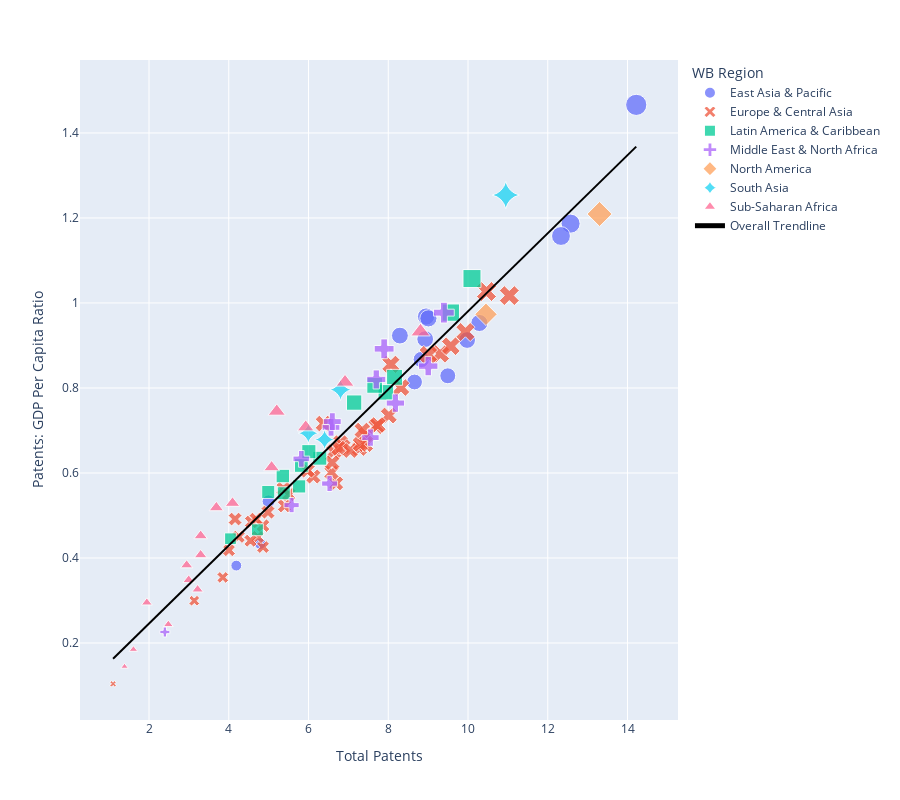

The cell this chart's notebook holds for it:
### Code cell
fig4.show()

### Figure 1 — Plotly figure (JSON) as saved in the notebook; plotly's stock layout.template omitted (floating-point values rounded to 4 significant figures)
{"data": [{"customdata": [["THA"], ["NZL"], ["AUS"], ["MNG"], ["CHN"], ["VNM"], ["PHL"], ["MAC"], ["HKG"], ["JPN"], ["MYS"], ["IDN"], ["KOR"], ["BRN"], ["SGP"]], "hovertemplate": "<b>%{hovertext}</b><br><br>WB Region=East Asia & Pacific<br>Total Patents=%{x}<br>Patents: GDP Per Capita Ratio=%{marker.size}<br>iso3c=%{customdata[0]}<extra></extra>", "hovertext": ["Thailand", "New Zealand", "Australia", "Mongolia", "China", "Vietnam", "Philippines", "Macao SAR, China", "Hong Kong SAR, China", "Japan", "Malaysia", "Indonesia", "Korea, Rep.", "Brunei Darussalam", "Singapore"], "legendgroup": "East Asia & Pacific", "marker": {"color": "#636efa", "opacity": 0.75, "size": [0.9149, 0.8141, 0.9529, 0.5334, 1.466, 0.9681, 0.9232, 0.3821, 0.9128, 1.187, 0.8669, 0.9638, 1.158, 0.4337, 0.8286], "sizemode": "area", "sizeref": 0.006516, "symbol": "circle"}, "mode": "markers", "name": "East Asia & Pacific", "orientation": "v", "showlegend": true, "type": "scatter", "x": [8.926, 8.66, 10.29, 4.997, 14.22, 8.948, 8.292, 4.19, 9.978, 12.57, 8.829, 9.007, 12.33, 4.787, 9.493], "xaxis": "x", "y": [0.9149, 0.8141, 0.9529, 0.5334, 1.466, 0.9681, 0.9232, 0.3821, 0.9128, 1.187, 0.8669, 0.9638, 1.158, 0.4337, 0.8286], "yaxis": "y"}, {"customdata": [["GBR"], ["HUN"], ["RUS"], ["HRV"], ["GRC"], ["GEO"], ["IRL"], ["ISL"], ["KAZ"], ["ITA"], ["PRT"], ["KGZ"], ["POL"], ["LTU"], ["LUX"], ["LVA"], ["MDA"], ["NOR"], ["ROU"], ["FRA"], ["NLD"], ["SMR"], ["UKR"], ["TUR"], ["BGR"], ["CHE"], ["FIN"], ["UZB"], ["BEL"], ["AZE"], ["SWE"], ["CYP"], ["BLR"], ["BIH"], ["DEU"], ["DNK"], ["SVK"], ["AUT"], ["ARM"], ["SRB"], ["ESP"], ["EST"], ["CZE"]], "hovertemplate": "<b>%{hovertext}</b><br><br>WB Region=Europe & Central Asia<br>Total Patents=%{x}<br>Patents: GDP Per Capita Ratio=%{marker.size}<br>iso3c=%{customdata[0]}<extra></extra>", "hovertext": ["United Kingdom", "Hungary", "Russian Federation", "Croatia", "Greece", "Georgia", "Ireland", "Iceland", "Kazakhstan", "Italy", "Portugal", "Kyrgyz Republic", "Poland", "Lithuania", "Luxembourg", "Latvia", "Moldova", "Norway", "Romania", "France", "Netherlands", "San Marino", "Ukraine", "Turkiye", "Bulgaria", "Switzerland", "Finland", "Uzbekistan", "Belgium", "Azerbaijan", "Sweden", "Cyprus", "Belarus", "Bosnia and Herzegovina", "Germany", "Denmark", "Slovak Republic", "Austria", "Armenia", "Serbia", "Spain", "Estonia", "Czechia"], "legendgroup": "Europe & Central Asia", "marker": {"color": "#EF553B", "opacity": 0.75, "size": [0.9316, 0.5917, 1.027, 0.4762, 0.6503, 0.5627, 0.4257, 0.3543, 0.6708, 0.8802, 0.6618, 0.4915, 0.8009, 0.4493, 0.5756, 0.4406, 0.4848, 0.6578, 0.6582, 0.8982, 0.735, 0.6011, 0.8557, 0.8784, 0.5497, 0.667, 0.6901, 0.7164, 0.6529, 0.4915, 0.7099, 0.1039, 0.606, 0.4182, 1.017, 0.6678, 0.5228, 0.7129, 0.4499, 0.5079, 0.7001, 0.2995, 0.6243], "sizemode": "area", "sizeref": 0.006516, "symbol": "x"}, "mode": "markers", "name": "Europe & Central Asia", "orientation": "v", "showlegend": true, "type": "scatter", "x": [9.935, 6.122, 10.46, 4.86, 6.637, 5.371, 4.86, 3.85, 6.802, 9.306, 6.865, 4.159, 8.318, 4.727, 6.695, 4.543, 4.564, 7.275, 6.762, 9.569, 8.014, 6.576, 8.066, 9.007, 5.505, 7.43, 7.43, 6.377, 7.048, 4.682, 7.694, 1.099, 5.976, 4.007, 11.04, 7.298, 5.398, 7.739, 4.248, 4.984, 7.349, 3.135, 6.592], "xaxis": "x", "y": [0.9316, 0.5917, 1.027, 0.4762, 0.6503, 0.5627, 0.4257, 0.3543, 0.6708, 0.8802, 0.6618, 0.4915, 0.8009, 0.4493, 0.5756, 0.4406, 0.4848, 0.6578, 0.6582, 0.8982, 0.735, 0.6011, 0.8557, 0.8784, 0.5497, 0.667, 0.6901, 0.7164, 0.6529, 0.4915, 0.7099, 0.1039, 0.606, 0.4182, 1.017, 0.6678, 0.5228, 0.7129, 0.4499, 0.5079, 0.7001, 0.2995, 0.6243], "yaxis": "y"}, {"customdata": [["PER"], ["PAN"], ["ARG"], ["MEX"], ["CHL"], ["TTO"], ["PRY"], ["COL"], ["CRI"], ["DOM"], ["ECU"], ["GTM"], ["SLV"], ["BRA"], ["JAM"]], "hovertemplate": "<b>%{hovertext}</b><br><br>WB Region=Latin America & Caribbean <br>Total Patents=%{x}<br>Patents: GDP Per Capita Ratio=%{marker.size}<br>iso3c=%{customdata[0]}<extra></extra>", "hovertext": ["Peru", "Panama", "Argentina", "Mexico", "Chile", "Trinidad and Tobago", "Paraguay", "Colombia", "Costa Rica", "Dominican Republic", "Ecuador", "Guatemala", "El Salvador", "Brazil", "Jamaica"], "legendgroup": "Latin America & Caribbean ", "marker": {"color": "#00cc96", "opacity": 0.75, "size": [0.7656, 0.5684, 0.8251, 0.9773, 0.7897, 0.4664, 0.6177, 0.806, 0.6347, 0.5523, 0.6501, 0.5929, 0.5554, 1.057, 0.4454], "sizemode": "area", "sizeref": 0.006516, "symbol": "square"}, "mode": "markers", "name": "Latin America & Caribbean ", "orientation": "v", "showlegend": true, "type": "scatter", "x": [7.144, 5.765, 8.158, 9.569, 7.939, 4.718, 5.82, 7.66, 6.284, 5.38, 6.009, 5.357, 4.99, 10.1, 4.043], "xaxis": "x", "y": [0.7656, 0.5684, 0.8251, 0.9773, 0.7897, 0.4664, 0.6177, 0.806, 0.6347, 0.5523, 0.6501, 0.5929, 0.5554, 1.057, 0.4454], "yaxis": "y"}, {"customdata": [["QAT"], ["SAU"], ["ARE"], ["BHR"], ["EGY"], ["MLT"], ["MAR"], ["JOR"], ["DZA"], ["ISR"], ["IRQ"], ["IRN"]], "hovertemplate": "<b>%{hovertext}</b><br><br>WB Region=Middle East & North Africa<br>Total Patents=%{x}<br>Patents: GDP Per Capita Ratio=%{marker.size}<br>iso3c=%{customdata[0]}<extra></extra>", "hovertext": ["Qatar", "Saudi Arabia", "United Arab Emirates", "Bahrain", "Egypt, Arab Rep.", "Malta", "Morocco", "Jordan", "Algeria", "Israel", "Iraq", "Iran, Islamic Rep."], "legendgroup": "Middle East & North Africa", "marker": {"color": "#ab63fa", "opacity": 0.75, "size": [0.5751, 0.7645, 0.6833, 0.5243, 0.8201, 0.2259, 0.8921, 0.6332, 0.7074, 0.8515, 0.7208, 0.9772], "sizemode": "area", "sizeref": 0.006516, "symbol": "cross"}, "mode": "markers", "name": "Middle East & North Africa", "orientation": "v", "showlegend": true, "type": "scatter", "x": [6.529, 8.18, 7.554, 5.576, 7.699, 2.398, 7.897, 5.82, 6.565, 9.002, 6.597, 9.395], "xaxis": "x", "y": [0.5751, 0.7645, 0.6833, 0.5243, 0.8201, 0.2259, 0.8921, 0.6332, 0.7074, 0.8515, 0.7208, 0.9772], "yaxis": "y"}, {"customdata": [["USA"], ["CAN"]], "hovertemplate": "<b>%{hovertext}</b><br><br>WB Region=North America<br>Total Patents=%{x}<br>Patents: GDP Per Capita Ratio=%{marker.size}<br>iso3c=%{customdata[0]}<extra></extra>", "hovertext": ["United States", "Canada"], "legendgroup": "North America", "marker": {"color": "#FFA15A", "opacity": 0.75, "size": [1.209, 0.9733], "sizemode": "area", "sizeref": 0.006516, "symbol": "diamond"}, "mode": "markers", "name": "North America", "orientation": "v", "showlegend": true, "type": "scatter", "x": [13.3, 10.45], "xaxis": "x", "y": [1.209, 0.9733], "yaxis": "y"}, {"customdata": [["PAK"], ["BGD"], ["LKA"], ["IND"]], "hovertemplate": "<b>%{hovertext}</b><br><br>WB Region=South Asia<br>Total Patents=%{x}<br>Patents: GDP Per Capita Ratio=%{marker.size}<br>iso3c=%{customdata[0]}<extra></extra>", "hovertext": ["Pakistan", "Bangladesh", "Sri Lanka", "India"], "legendgroup": "South Asia", "marker": {"color": "#19d3f3", "opacity": 0.75, "size": [0.796, 0.6936, 0.6786, 1.254], "sizemode": "area", "sizeref": 0.006516, "symbol": "star-diamond"}, "mode": "markers", "name": "South Asia", "orientation": "v", "showlegend": true, "type": "scatter", "x": [6.802, 5.996, 6.404, 10.95], "xaxis": "x", "y": [0.796, 0.6936, 0.6786, 1.254], "yaxis": "y"}, {"customdata": [["MUS"], ["UGA"], ["BDI"], ["BWA"], ["COD"], ["GHA"], ["CPV"], ["ETH"], ["NGA"], ["SDN"], ["ZAF"], ["KEN"], ["MDG"], ["MOZ"], ["SYC"], ["ZMB"]], "hovertemplate": "<b>%{hovertext}</b><br><br>WB Region=Sub-Saharan Africa <br>Total Patents=%{x}<br>Patents: GDP Per Capita Ratio=%{marker.size}<br>iso3c=%{customdata[0]}<extra></extra>", "hovertext": ["Mauritius", "Uganda", "Burundi", "Botswana", "Congo, Dem. Rep.", "Ghana", "Cabo Verde", "Ethiopia", "Nigeria", "Sudan", "South Africa", "Kenya", "Madagascar", "Mozambique", "Seychelles", "Zambia"], "legendgroup": "Sub-Saharan Africa ", "marker": {"color": "#FF6692", "opacity": 0.75, "size": [0.3259, 0.3832, 0.2951, 0.1445, 0.7448, 0.3482, 0.1848, 0.529, 0.8136, 0.6133, 0.9324, 0.7078, 0.4522, 0.5185, 0.2436, 0.4071], "sizemode": "area", "sizeref": 0.006516, "symbol": "triangle-up"}, "mode": "markers", "name": "Sub-Saharan Africa ", "orientation": "v", "showlegend": true, "type": "scatter", "x": [3.219, 2.944, 1.946, 1.386, 5.204, 2.996, 1.609, 4.094, 6.916, 5.075, 8.808, 5.93, 3.296, 3.689, 2.485, 3.296], "xaxis": "x", "y": [0.3259, 0.3832, 0.2951, 0.1445, 0.7448, 0.3482, 0.1848, 0.529, 0.8136, 0.6133, 0.9324, 0.7078, 0.4522, 0.5185, 0.2436, 0.4071], "yaxis": "y"}, {"hovertemplate": "<b>OLS trendline</b><br>ratio = 0.0918428 * ln_pat_total + 0.061982<br>R<sup>2</sup>=0.937383<br><br>Total Patents=%{x}<br>Patents: GDP Per Capita Ratio=%{y} <b>(trend)</b><extra></extra>", "legendgroup": "Overall Trendline", "line": {"color": "black"}, "mode": "lines", "name": "Overall Trendline", "showlegend": true, "type": "scatter", "x": [1.099, 1.386, 1.609, 1.946, 2.398, 2.485, 2.944, 2.996, 3.135, 3.219, 3.296, 3.296, 3.689, 3.85, 4.007, 4.043, 4.094, 4.159, 4.19, 4.248, 4.543, 4.564, 4.682, 4.718, 4.727, 4.787, 4.86, 4.86, 4.984, 4.99, 4.997, 5.075, 5.204, 5.357, 5.371, 5.38, 5.398, 5.505, 5.576, 5.765, 5.82, 5.82, 5.93, 5.976, 5.996, 6.009, 6.122, 6.284, 6.377, 6.404, 6.529, 6.565, 6.576, 6.592, 6.597, 6.637, 6.695, 6.762, 6.802, 6.802, 6.865, 6.916, 7.048, 7.144, 7.275, 7.298, 7.349, 7.43, 7.43, 7.554, 7.66, 7.694, 7.699, 7.739, 7.897, 7.939, 8.014, 8.066, 8.158, 8.18, 8.292, 8.318, 8.66, 8.808, 8.829, 8.926, 8.948, 9.002, 9.007, 9.007, 9.306, 9.395, 9.493, 9.569, 9.569, 9.935, 9.978, 10.1, 10.29, 10.45, 10.46, 10.95, 11.04, 12.33, 12.57, 13.3, 14.22], "xaxis": "x", "y": [0.1629, 0.1893, 0.2098, 0.2407, 0.2822, 0.2902, 0.3324, 0.3371, 0.35, 0.3576, 0.3647, 0.3647, 0.4008, 0.4156, 0.43, 0.4333, 0.438, 0.4439, 0.4468, 0.4522, 0.4793, 0.4812, 0.492, 0.4953, 0.4962, 0.5017, 0.5083, 0.5083, 0.5197, 0.5203, 0.5209, 0.5281, 0.5399, 0.5539, 0.5552, 0.5561, 0.5578, 0.5676, 0.5741, 0.5915, 0.5965, 0.5965, 0.6066, 0.6109, 0.6127, 0.6138, 0.6243, 0.6391, 0.6476, 0.6501, 0.6617, 0.665, 0.666, 0.6674, 0.6679, 0.6716, 0.6768, 0.683, 0.6867, 0.6867, 0.6925, 0.6971, 0.7092, 0.7181, 0.7302, 0.7323, 0.737, 0.7443, 0.7443, 0.7557, 0.7655, 0.7687, 0.7691, 0.7728, 0.7872, 0.7911, 0.798, 0.8027, 0.8113, 0.8132, 0.8236, 0.826, 0.8573, 0.8709, 0.8728, 0.8818, 0.8838, 0.8888, 0.8892, 0.8892, 0.9167, 0.9249, 0.9338, 0.9408, 0.9408, 0.9745, 0.9784, 0.9896, 1.007, 1.022, 1.023, 1.067, 1.076, 1.195, 1.217, 1.283, 1.368], "yaxis": "y"}], "layout": {"height": 800, "legend": {"itemsizing": "constant", "title": {"text": "WB Region"}, "tracegroupgap": 0}, "margin": {"t": 60}, "xaxis": {"anchor": "y", "domain": [0, 1], "title": {"text": "Total Patents"}}, "yaxis": {"anchor": "x", "domain": [0, 1], "title": {"text": "Patents: GDP Per Capita Ratio"}}}}
